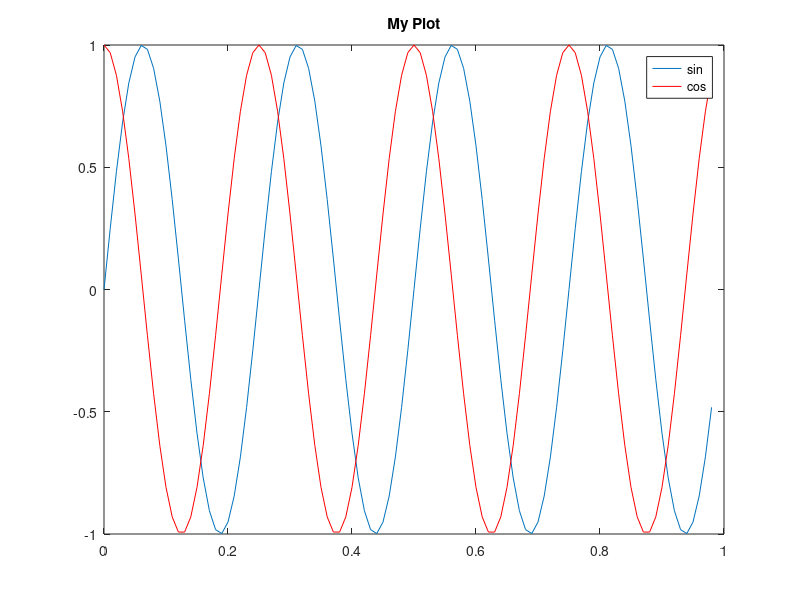
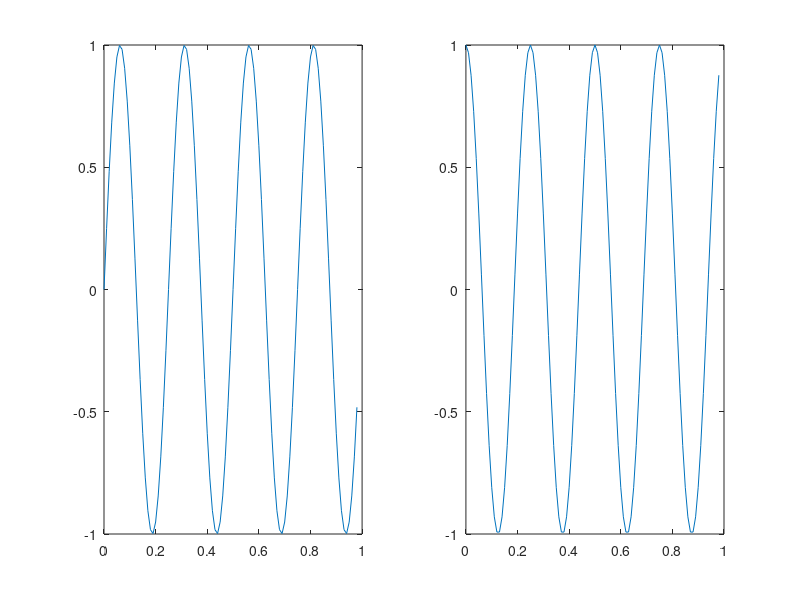
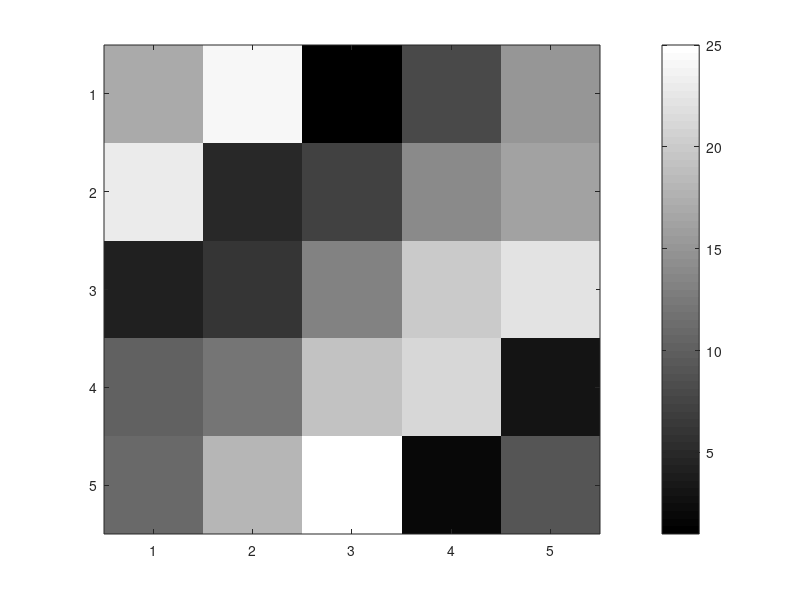

These charts were generated, in order, by the following MATLAB code:
% Week 2 - Stanford Machine Learning
% Tutorial
% By: Jonny Giordano
% March 16, 2019

%% Plotting Review
t = [0:0.01:0.98];
y1 = sin(2*pi*4*t);
y2 = cos(2*pi*4*t);
plot(t, y1);
hold on
plot(t,y2,'r');
legend('sin', 'cos')
title('My Plot')
print -dpng 'myplot.png'
hold off

figure(2)
subplot(1,2,1) %Divides plot in 1x2 grid, access first element
plot(t, y1)
subplot(1,2,2)
plot(t, y2)

figure(3)
A = magic(5);
imagesc(A)
colorbar, colormap gray;

%% Control Statement Review

for i = 1:10
    v(i) = 2^i;
end

i = 1;
while i <= 5
    v(i) = 100;
    i = i + 1;
end

i = 1;
while true
    v(i) = 999;
    i = i+1;
    if i == 6
        break
    end
end


%% Quiz

A = ones(10,10);
x = 2*ones(10,1);

v = zeros(10, 1);
for i = 1:10
  for j = 1:10
    v(i) = v(i) + A(i, j) * x(j);
  end
end

